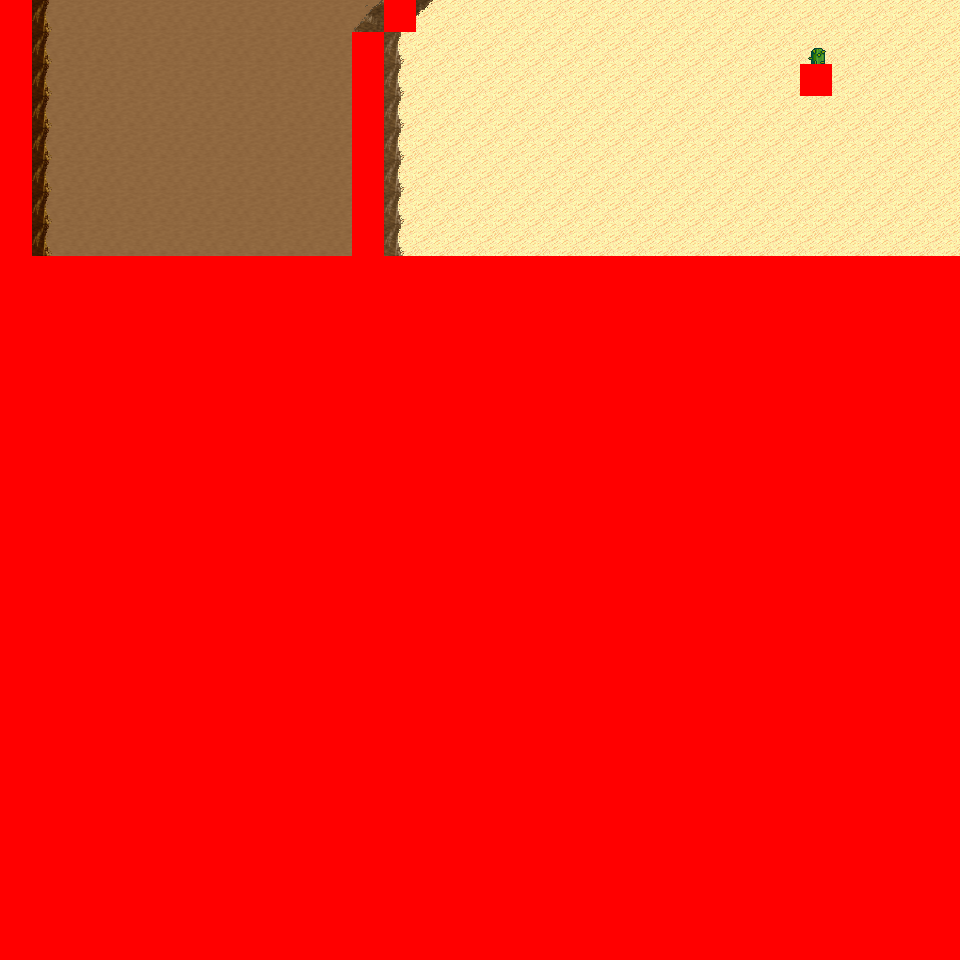

Below is a game level as drawn by its tile map, then a one-line description and the .tmx that defines it (tile-layer data replaced by summaries):
An orthogonal 30x30 tile map with 32x32 px tiles, 6 tile layers (Ground, Object, Object2, Above, ...), 12 tilesets and 3 objects (3x mapchange).

<map version="1.0" orientation="orthogonal" renderorder="right-down" width="30" height="30" tilewidth="32" tileheight="32" nextobjectid="4">
  <tileset firstgid="1" name="tileset_logic_collision" tilewidth="32" tileheight="32" tilecount="1" columns="1">
    <image source="../drawable/tileset_logic_collision.png" width="32" height="32" />
  </tileset>
  <tileset firstgid="2" name="tileset_ground_ground" tilewidth="32" tileheight="32" tilecount="33" columns="3">
    <image source="../drawable/tileset_ground_ground.png" width="96" height="352" />
  </tileset>
  <tileset firstgid="35" name="tileset_ground_ridge_earth_pale" tilewidth="32" tileheight="32" tilecount="96" columns="12">
    <image source="../drawable/tileset_ground_ridge_earth_pale.png" width="384" height="256" />
  </tileset>
  <tileset firstgid="131" name="tileset_ground_ridge_earth_dark" tilewidth="32" tileheight="32" tilecount="96" columns="12">
    <image source="../drawable/tileset_ground_ridge_earth_dark.png" width="384" height="256" />
  </tileset>
  <tileset firstgid="227" name="tileset_terrain_desert" tilewidth="32" tileheight="32" tilecount="88" columns="8">
    <image source="../drawable/tileset_terrain_desert.png" width="256" height="352" />
  </tileset>
  <tileset firstgid="315" name="tileset_plant_tree_tree_darkgreen" tilewidth="32" tileheight="32" tilecount="88" columns="8">
    <image source="../drawable/tileset_plant_tree_tree_darkgreen.png" width="256" height="352" />
  </tileset>
  <tileset firstgid="403" name="tileset_ground_rock_pebbles" tilewidth="32" tileheight="32" tilecount="3" columns="1">
    <image source="../drawable/tileset_ground_rock_pebbles.png" width="32" height="96" />
  </tileset>
  <tileset firstgid="406" name="tileset_ground_sand_2" tilewidth="32" tileheight="32" tilecount="15" columns="5">
    <image source="../drawable/tileset_ground_sand_2.png" width="160" height="96" />
  </tileset>
  <tileset firstgid="421" name="tileset_plant_cactus_2" tilewidth="32" tileheight="32" tilecount="10" columns="5">
    <image source="../drawable/tileset_plant_cactus_2.png" width="160" height="64" />
  </tileset>
  <tileset firstgid="431" name="tileset_plant_cactus" tilewidth="32" tileheight="32" tilecount="2" columns="1">
    <image source="../drawable/tileset_plant_cactus.png" width="32" height="64" />
  </tileset>
  <tileset firstgid="433" name="tileset_plant_star_shaped_plants" tilewidth="32" tileheight="32" tilecount="6" columns="2">
    <image source="../drawable/tileset_plant_star_shaped_plants.png" width="64" height="96" />
  </tileset>
  <tileset firstgid="439" name="tileset_plant_tree_evergreen" tilewidth="32" tileheight="32" tilecount="36" columns="3">
    <image source="../drawable/tileset_plant_tree_evergreen.png" width="96" height="384" />
  </tileset>
  <layer name="Ground" width="30" height="30">
    <data>[900 cells, 240 non-empty, 3 distinct tile ids]</data>
  </layer>
  <layer name="Object" width="30" height="30">
    <data>[900 cells, 34 non-empty, 8 distinct tile ids]</data>
  </layer>
  <layer name="Object2" width="30" height="30">
    <data>[900 cells, 0 non-empty, 0 distinct tile ids]</data>
  </layer>
  <layer name="Above" width="30" height="30">
    <data>[900 cells, 1 non-empty, 1 distinct tile ids]</data>
  </layer>
  <layer name="Above2" width="30" height="30">
    <data>[900 cells, 0 non-empty, 0 distinct tile ids]</data>
  </layer>
  <layer name="Walkable" width="30" height="30">
    <data>[900 cells, 677 non-empty, 1 distinct tile ids]</data>
  </layer>
  <objectgroup name="MapEvents">
    <object id="1" name="north" type="mapchange" x="32" y="0" width="352" height="32">
      <properties>
        <property name="map" value="0_ados_mountain_n2_w2_x1_y3" />
        <property name="place" value="south" />
      </properties>
    </object>
    <object id="2" name="north2" type="mapchange" x="416" y="0" width="544" height="32">
      <properties>
        <property name="map" value="0_ados_mountain_n2_w2_x1_y3" />
        <property name="place" value="south2" />
      </properties>
    </object>
    <object id="3" name="east" type="mapchange" x="928" y="0" width="32" height="256">
      <properties>
        <property name="map" value="0_ados_mountain_n2_w2_x2_y4" />
        <property name="place" value="west" />
      </properties>
    </object>
  </objectgroup>
</map>
